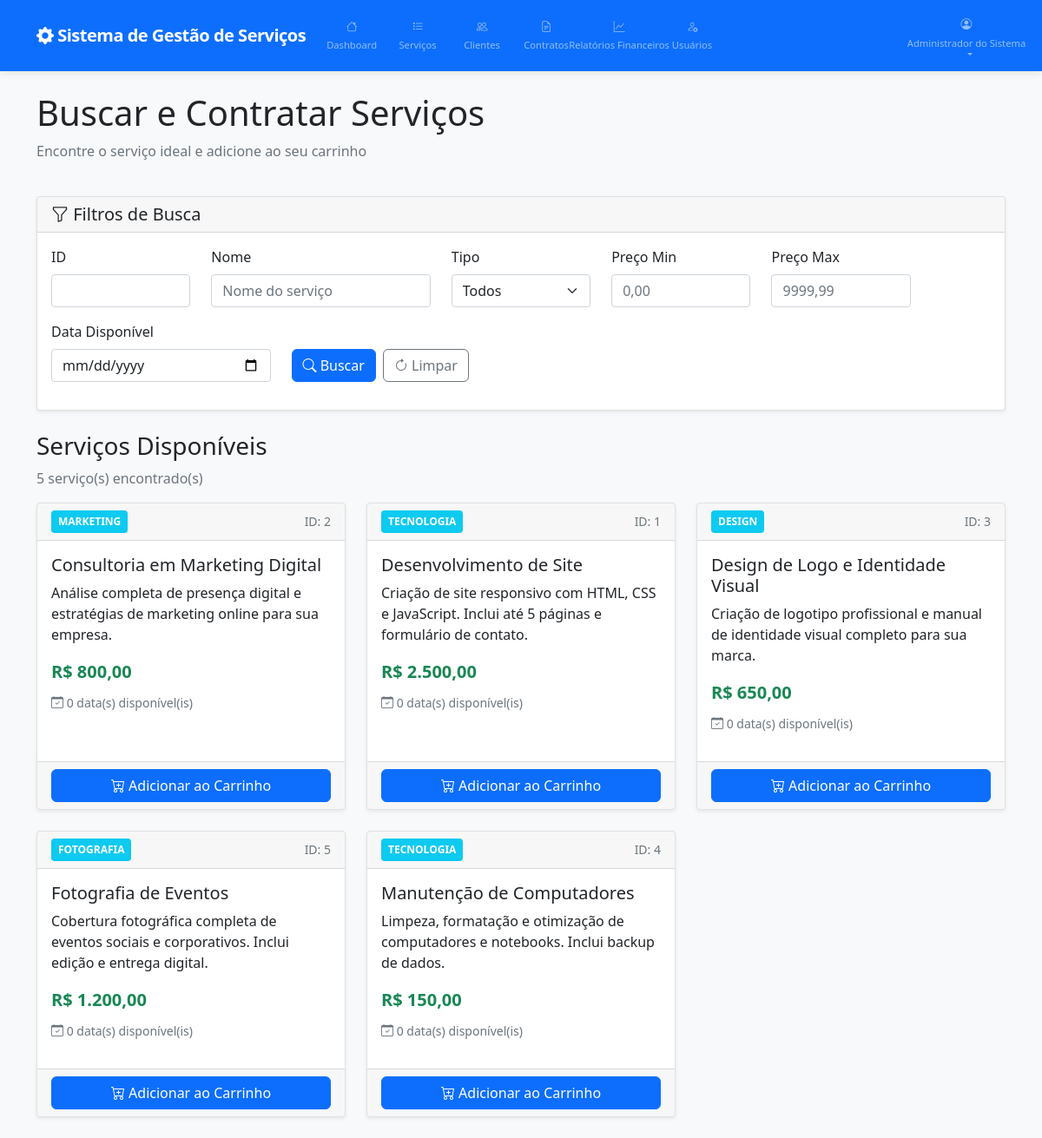
Screenshot of /admin/contratacao/buscar.php (signed in) with the database file from the repository.
### tables this page shows
CREATE TABLE `servicos` (
    `id` int(11) NOT NULL AUTO_INCREMENT,
    `nome` varchar(100) NOT NULL,
    `tipo` varchar(50) NOT NULL,
    `preco` decimal(10, 2) NOT NULL,
    `descricao` text DEFAULT NULL,
    `ativo` tinyint(1) DEFAULT 1 COMMENT 'Status do serviço',
    `created_at` timestamp DEFAULT CURRENT_TIMESTAMP,
    `updated_at` timestamp DEFAULT CURRENT_TIMESTAMP ON UPDATE CURRENT_TIMESTAMP,
    PRIMARY KEY (`id`)
);

### shared/config/auth.php (called while the page is built, shortened)
<?php
class Auth
{
    public static function getUser(): ?array
    {
        return $_SESSION['user'] ?? null;
    }
}

### shared/config/db.php (called while the page is built, shortened)
<?php
class Database
{
    private static $instance = null;
    private $connection;
    private $host = 'localhost';
    private $database = 'trabalho_web';
    private $username = 'root';
    private $password = '';
    private $charset = 'utf8mb4';
    private $socket = '/Applications/XAMPP/xamppfiles/var/mysql/mysql.sock';
    private function __construct()
    {
        $dsn = "mysql:host={$this->host};dbname={$this->database};charset={$this->charset};unix_socket={$this->socket}";
        $options = [
            PDO::ATTR_ERRMODE => PDO::ERRMODE_EXCEPTION,
            PDO::ATTR_DEFAULT_FETCH_MODE => PDO::FETCH_ASSOC,
            PDO::ATTR_EMULATE_PREPARES => false,
        ];
        try {
            $this->connection = new PDO($dsn, $this->username, $this->password, $options);
        } catch (PDOException $e) {
            error_log("Database connection failed: " . $e->getMessage());
            throw new PDOException("Database connection failed");
        }
    }
    public static function getInstance(): Database
    {
        if (self::$instance === null) {
            self::$instance = new self();
        }
        return self::$instance;
    }
    public function getConnection(): PDO
    {
        return $this->connection;
    }
}

### shared/dao/ServicoDAO.php (called while the page is built, shortened)
<?php
require_once __DIR__ . '/../config/db.php';
class ServicoDAO
{
    private $db;
    public function __construct()
    {
        $this->db = Database::getInstance()->getConnection();
    }
    public function findWithAvailableDates(): array
    {
        try {
            $stmt = $this->db->prepare("
                SELECT DISTINCT s.*
                FROM servicos s
                INNER JOIN datas_disponiveis dd ON s.id = dd.servico_id
                WHERE dd.disponivel = 1 AND dd.data >= CURDATE()
                ORDER BY s.nome
            ");
            $stmt->execute();
            return $stmt->fetchAll();
        } catch (PDOException $e) {
            error_log("Error fetching services with available dates: " . $e->getMessage());
            return [];
        }
    }
}

### admin/contratacao/buscar.php (the view, shortened to what this page needs)
<?php
require_once '../../shared/config/auth.php';
require_once '../../shared/dao/ServicoDAO.php';
$servicoDAO = new ServicoDAO();
$user = Auth::getUser();
$servicos = [];
$filters = [];
if ($_SERVER['REQUEST_METHOD'] === 'GET' && !empty($_GET)) {
    $filters = [
        'id' => trim($_GET['id'] ?? ''),
        'nome' => trim($_GET['nome'] ?? ''),
        'tipo' => trim($_GET['tipo'] ?? ''),
        'preco_min' => trim($_GET['preco_min'] ?? ''),
        'preco_max' => trim($_GET['preco_max'] ?? ''),
        'data_disponivel' => trim($_GET['data_disponivel'] ?? '')
    ];
    $servicos = $servicoDAO->search($filters);
} else {
    $servicos = $servicoDAO->findWithAvailableDates();
}
?>
<!DOCTYPE html>
<html lang="pt-BR">
<head>
    <link href="https://cdn.jsdelivr.net/npm/bootstrap@5.1.3/dist/css/bootstrap.min.css" rel="stylesheet">
    <link href="https://cdn.jsdelivr.net/npm/bootstrap-icons@1.8.1/font/bootstrap-icons.css" rel="stylesheet">
    <link rel="stylesheet" href="../../shared/assets/css/style.css">
</head>
<body>
    <nav class="navbar navbar-expand-lg navbar-dark bg-primary">
        <div class="container">
            <a class="navbar-brand" href="../dashboard.php">
                <i class="bi bi-gear-fill"></i> Sistema de Gestão de Serviços
            </a>
            <div class="collapse navbar-collapse" id="navbarNav">
                <ul class="navbar-nav me-auto">
                    <li class="nav-item">
                        <a class="nav-link" href="../dashboard.php">
                            <i class="bi bi-house"></i> Dashboard
                        </a>
                    </li>
                    <li class="nav-item">
                        <a class="nav-link" href="../servicos/list.php">
                            <i class="bi bi-list-task"></i> Serviços
                        </a>
                    </li>
                    <li class="nav-item">
                        <a class="nav-link" href="../clientes/list.php">
                            <i class="bi bi-people"></i> Clientes
                        </a>
                    </li>
                    <li class="nav-item">
                        <a class="nav-link" href="listar.php">
                            <i class="bi bi-file-earmark-text"></i> Contratos
                        </a>
                    </li>
                    <li class="nav-item">
                        <a class="nav-link" href="../relatorios/financeiro.php">
                            <i class="bi bi-graph-up"></i> Relatórios Financeiros
                        </a>
                    </li>
                    <li class="nav-item">
                        <a class="nav-link" href="../usuarios/list.php">
                            <i class="bi bi-person-gear"></i> Usuários
                        </a>
                    </li>
                </ul>
                <ul class="navbar-nav">
                    <li class="nav-item dropdown">
                        <a class="nav-link dropdown-toggle" href="#" id="navbarDropdown" role="button" data-bs-toggle="dropdown">
                            <i class="bi bi-person-circle"></i> <?= htmlspecialchars($user['nome']) ?>
                        </a>
                    </li>
                </ul>
            </div>
        </div>
    </nav>
    <div class="container mt-4">
        <div class="row mb-4">
            <div class="col-md-8">
                <h1>Buscar e Contratar Serviços</h1>
                <p class="text-muted">Encontre o serviço ideal e adicione ao seu carrinho</p>
            </div>
            <div class="col-md-4 text-end">
            </div>
        </div>
        <div class="card mb-4">
            <div class="card-header">
                <h5 class="mb-0">
                    <i class="bi bi-funnel"></i> Filtros de Busca
                </h5>
            </div>
            <div class="card-body">
                <form method="GET" action="">
                    <div class="row">
                        <div class="col-md-2">
                            <div class="mb-3">
                                <label for="id" class="form-label">ID</label>
                                <input type="number" class="form-control" id="id" name="id"
                                    value="<?= htmlspecialchars($filters['id'] ?? '') ?>">
                            </div>
                        </div>
                        <div class="col-md-3">
                            <div class="mb-3">
                                <label for="nome" class="form-label">Nome</label>
                                <input type="text" class="form-control" id="nome" name="nome"
                                    value="<?= htmlspecialchars($filters['nome'] ?? '') ?>"
                                    placeholder="Nome do serviço">
                            </div>
                        </div>
                        <div class="col-md-2">
                            <div class="mb-3">
                                <label for="tipo" class="form-label">Tipo</label>
                                <select class="form-select" id="tipo" name="tipo">
                                    <option value="">Todos</option>
                                </select>
                            </div>
                        </div>
                        <div class="col-md-2">
                            <div class="mb-3">
                                <label for="preco_min" class="form-label">Preço Min</label>
                                <input type="number" class="form-control" id="preco_min" name="preco_min"
                                    value="<?= htmlspecialchars($filters['preco_min'] ?? '') ?>"
                                    min="0" step="0.01" placeholder="0,00">
                            </div>
                        </div>
                        <div class="col-md-2">
                            <div class="mb-3">
                                <label for="preco_max" class="form-label">Preço Max</label>
                                <input type="number" class="form-control" id="preco_max" name="preco_max"
                                    value="<?= htmlspecialchars($filters['preco_max'] ?? '') ?>"
                                    min="0" step="0.01" placeholder="9999,99">
                            </div>
                        </div>
                    </div>
                    <div class="row">
                        <div class="col-md-3">
                            <div class="mb-3">
                                <label for="data_disponivel" class="form-label">Data Disponível</label>
                                <input type="date" class="form-control" id="data_disponivel" name="data_disponivel"
                                    value="<?= htmlspecialchars($filters['data_disponivel'] ?? '') ?>"
                                    min="<?= date('Y-m-d') ?>">
                            </div>
                        </div>
                        <div class="col-md-9">
                            <div class="mb-3">
                                <label class="form-label">&nbsp;</label>
                                <div class="d-flex gap-2">
                                    <button type="submit" class="btn btn-primary">
                                        <i class="bi bi-search"></i> Buscar
                                    </button>
                                    <a href="buscar.php" class="btn btn-outline-secondary">
                                        <i class="bi bi-arrow-clockwise"></i> Limpar
                                    </a>
                                </div>
                            </div>
                        </div>
                    </div>
                </form>
            </div>
        </div>
        <div class="row">
            <div class="col-12">
                <h3>Serviços Disponíveis</h3>
                <p class="text-muted"><?= count($servicos) ?> serviço(s) encontrado(s)</p>
            </div>
        </div>
        <?php if (empty($servicos)): ?>
            <div class="text-center py-5">
                <i class="bi bi-search" style="font-size: 4rem; color: #ccc;"></i>
                <h4 class="mt-3">Nenhum serviço encontrado</h4>
                <p class="text-muted">Tente ajustar os filtros de busca</p>
                <a href="buscar.php" class="btn btn-primary">
                    <i class="bi bi-arrow-clockwise"></i> Ver Todos os Serviços
                </a>
            </div>
        <?php else: ?>
            <div class="row">
                <?php foreach ($servicos as $servico): ?>
                    <div class="col-md-6 col-lg-4 mb-4">
                        <div class="card service-card h-100">
                            <div class="card-header d-flex justify-content-between align-items-center">
                                <span class="service-type"><?= htmlspecialchars($servico['tipo']) ?></span>
                                <small class="text-muted">ID: <?= $servico['id'] ?></small>
                            </div>
                            <div class="card-body">
                                <h5 class="card-title"><?= htmlspecialchars($servico['nome']) ?></h5>
                                <p class="card-text"><?= htmlspecialchars($servico['descricao']) ?></p>
                                <div class="service-price mb-2">R$ <?= number_format($servico['preco'], 2, ',', '.') ?></div>
                                <div class="mb-3">
                                    <small class="text-muted">
                                        <i class="bi bi-calendar-check"></i>
                                        <?= ($servico['datas_disponiveis'] ?? 0) ?> data(s) disponível(is)
                                    </small>
                                </div>
                            </div>
                            <div class="card-footer">
                                <button type="button" class="btn btn-primary w-100 add-to-cart"
                                    data-service-id="<?= $servico['id'] ?>"
                                    data-service-name="<?= htmlspecialchars($servico['nome']) ?>"
                                    data-service-type="<?= htmlspecialchars($servico['tipo']) ?>"
                                    data-service-price="<?= $servico['preco'] ?>">
                                    <i class="bi bi-cart-plus"></i> Adicionar ao Carrinho
                                </button>
                            </div>
                        </div>
                    </div>
                <?php endforeach; ?>
            </div>
        <?php endif; ?>
    </div>
</body>
</html>

### shared/assets/css/style.css (style rules this page uses)
:root { --primary-color: #0d6efd; --secondary-color: #6c757d; --success-color: #198754; --danger-color: #dc3545; --warning-color: #ffc107; --info-color: #0dcaf0; --light-color: #f8f9fa; --dark-color: #212529; }
body { font-family: 'Segoe UI', Tahoma, Geneva, Verdana, sans-serif; background-color: var(--light-color); }
.navbar { box-shadow: 0 2px 10px rgba(0, 0, 0, 0.1); padding: 0.75rem 0; }
.navbar-brand { font-weight: 700; font-size: 1.25rem; letter-spacing: -0.5px; padding: 0.5rem 0; }
.navbar-nav { align-items: center; gap: 0.25rem; flex-wrap: nowrap; }
.navbar-nav .nav-item { margin: 0; flex-shrink: 0; }
.navbar-nav .nav-link { font-size: 0.75rem; font-weight: 500; padding: 0.5rem 0.6rem; border-radius: 0.5rem; transition: all 0.3s ease; text-align: center; min-width: 80px; max-width: 100px; display: flex; flex-direction: column; align-items: center; gap: 0.15rem; white-space: nowrap; }
.navbar-nav .nav-link i { font-size: 0.9rem; margin-bottom: 0.1rem; transition: transform 0.3s ease; }
.navbar-nav:last-child { margin-left: auto; }
.navbar-nav .dropdown-toggle::after { margin-left: 0.5rem; transition: transform 0.3s ease; }
@media (max-width: 1200px) { .navbar-nav .nav-link { min-width: 70px; max-width: 90px; font-size: 0.7rem; padding: 0.4rem 0.5rem; } }
@media (max-width: 1200px) { .navbar-nav .nav-link i { font-size: 0.8rem; } }
.navbar-brand { font-weight: bold; }
.card { box-shadow: 0 0.125rem 0.25rem rgba(0, 0, 0, 0.075); border: 1px solid rgba(0, 0, 0, 0.125); }
.btn { border-radius: 0.375rem; }
.service-card { transition: all 0.3s ease; border: 1px solid #dee2e6; }
.service-price { font-size: 1.25rem; font-weight: bold; color: var(--success-color); }
.service-type { background-color: var(--info-color); color: white; padding: 0.25rem 0.5rem; border-radius: 0.25rem; font-size: 0.75rem; font-weight: bold; text-transform: uppercase; }

### rows the page displays
servicos: tipo "MARKETING", id "2", nome "Consultoria em Marketing Digital", descricao "Análise completa de presença digital e estratégias de marketing online para sua empresa.", preco "800,00", datas_disponiveis "0"
servicos: tipo "TECNOLOGIA", id "1", nome "Desenvolvimento de Site", descricao "Criação de site responsivo com HTML, CSS e JavaScript. Inclui até 5 páginas e formulário de contato.", preco "2.500,00", datas_disponiveis "0"
servicos: tipo "DESIGN", id "3", nome "Design de Logo e Identidade Visual", descricao "Criação de logotipo profissional e manual de identidade visual completo para sua marca.", preco "650,00", datas_disponiveis "0"
servicos: tipo "FOTOGRAFIA", id "5", nome "Fotografia de Eventos", descricao "Cobertura fotográfica completa de eventos sociais e corporativos. Inclui edição e entrega digital.", preco "1.200,00", datas_disponiveis "0"
servicos: tipo "TECNOLOGIA", id "4", nome "Manutenção de Computadores", descricao "Limpeza, formatação e otimização de computadores e notebooks. Inclui backup de dados.", preco "150,00", datas_disponiveis "0"

### other values shown
$user['nome'] "Administrador do Sistema"
count($servicos) "5"
